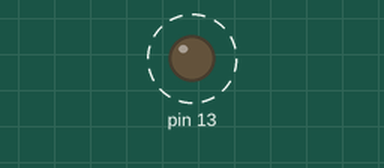
Simulated run of this sketch. Board: Arduino Uno, built with avr-gcc and run on an emulated ATmega328P. Parts: output pins drawn as LEDs (lit = HIGH). Dashed ring = blinking.

Above: at 0.2 s.
Timing chart, 0 to 3.0 s (numbered marks = the images above):
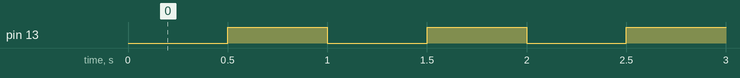

Measured:
- by itself, pin 13: alternates HIGH for 0.50 s and LOW for 0.50 s

The sketch:

Timer1_interrupt2.ino
```cpp
// TIMER1 OVERFLOW Interrupt


/*
49911 - 1 sec
57723 - 0.5 sec
*/


void setup()
{

  DDRB |= (1 << DDB5);

  noInterrupts();
  TCCR1A = 0;
  TCCR1B = 0;
  TCCR1B |= (1 << CS12) | (1 << CS10);
  TCNT1 = 57723;
  TIMSK1 |= (1 << TOIE1);
  interrupts();
}


ISR(TIMER1_OVF_vect)
{
  TCNT1 = 57723;
  PORTB ^=(1 << PORTB5);

}


void loop()
{
}
```
